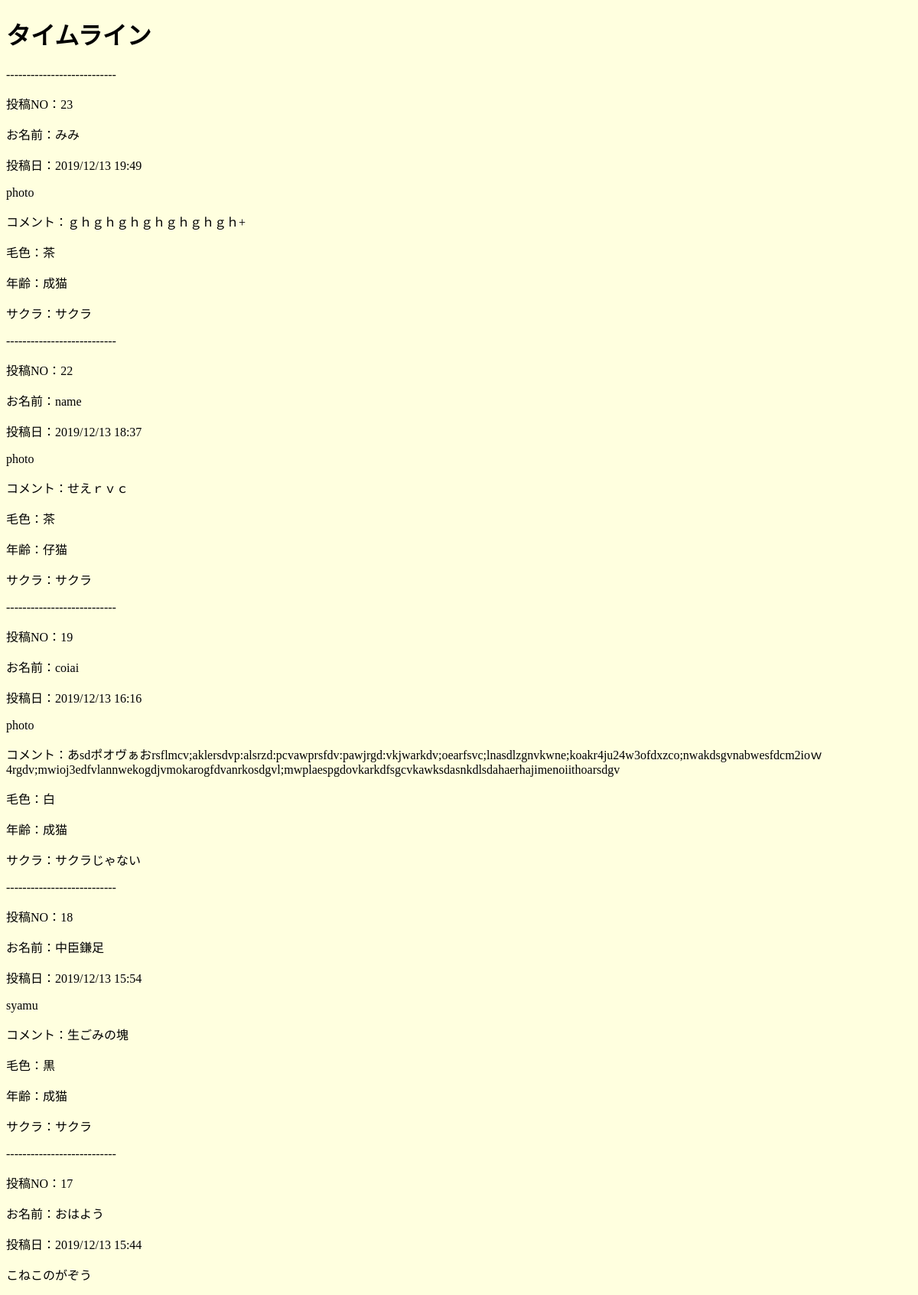
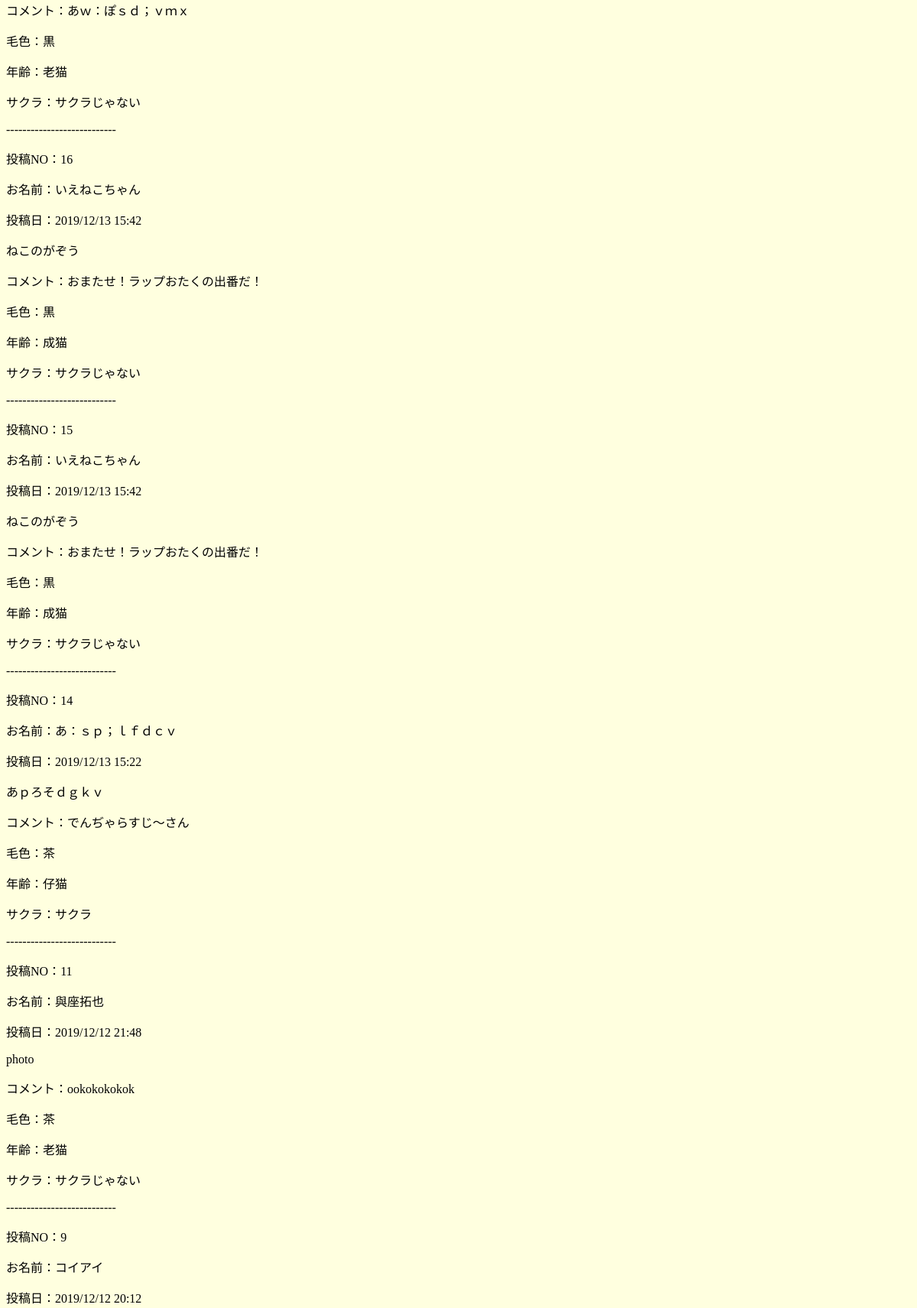
Screenshot of /noraneko (upper part) with the database file from the repository (2 pictures, top to bottom).
### tables this page shows
CREATE TABLE "cat" (
	"id"	INTEGER PRIMARY KEY AUTOINCREMENT,
	"name"	TEXT,
	"date"	TEXT,
	"imgpath"	TEXT,
	"comment"	TEXT,
	"color"	TEXT,
	"age"	TEXT,
	"ear"	TEXT,
	"genre"	TEXT
);

### cat2.py (the view)
@app.route("/noraneko")
def noraneko():
    conn = sqlite3.connect('cat.db')
    c = conn.cursor()
    c.execute("select id, name, date, imgpath, comment, color, age, ear from cat where genre = 'ノラ' order by id DESC limit 10")
    noraneko_list = []
    for n_cat in c.fetchall():
        noraneko_list.append({
            "id": n_cat[0],
            "name": n_cat[1],
            "date": n_cat[2],
            "imgpath": n_cat[3],
            "comment": n_cat[4],
            "color": n_cat[5],
            "age": n_cat[6],
            "ear": n_cat[7]
        })
    c.close()
    conn.commit()
    conn.close()
    return render_template("noraneko.html", nora_list = noraneko_list)

### templates/noraneko.html (shortened to what this page needs)
<!DOCTYPE html>
<html lang="en">
<head>
    <link rel="stylesheet" href="../static/css/style.css">
</head>
<body>
    <header>
        <h1>タイムライン</h1>
    </header>
    <p>---------------------------</p>
    {% for neko in nora_list %}
    <p>投稿NO：{{neko["id"]}}</p>
    <p>お名前：{{neko["name"]}}</p>
    <p>投稿日：{{neko["date"]}}</p>
    <p>{{neko["imgpath"]}}</p>
    <p>コメント：{{neko["comment"]}}</p>
    <p>毛色：{{neko["color"]}}</p>
    <p>年齢：{{neko["age"]}}</p>
    <p>サクラ：{{neko["ear"]}}</p>
    <p>---------------------------</p>
    {% endfor %}
</body>
</html>

### static/css/style.css (style rules this page uses)
body { background-color: #ffffdf; }

### rows the page displays
cat: id "23", name "みみ", date "2019/12/13 19:49", imgpath "photo", comment "ｇｈｇｈｇｈｇｈｇｈｇｈｇｈ+", color "茶", age "成猫", ear "サクラ"
cat: id "22", name "name", date "2019/12/13 18:37", imgpath "photo", comment "せえｒｖｃ", color "茶", age "仔猫", ear "サクラ"
cat: id "19", name "coiai", date "2019/12/13 16:16", imgpath "photo", comment "あsdポオヴぁおrsflmcv;aklersdvp:alsrzd:pcvawprsfdv:pawjrgd:vkjwarkdv;oearfsvc;lnasdlzgnvkwne;koakr4ju24w3ofdxzco;nwakdsgvnabwesfdcm2ioｗ4rgdv;mwioj3edfvlannwekogdjvmokarogfdvanrkosdgvl;mwplaespgdovkarkdfsgcvkawksdasnkdlsdahaerhajimenoiithoarsdgv", color "白", age "成猫", ear "サクラじゃない"
cat: id "18", name "中臣鎌足", date "2019/12/13 15:54", imgpath "syamu", comment "生ごみの塊", color "黒", age "成猫", ear "サクラ"
cat: id "17", name "おはよう", date "2019/12/13 15:44", imgpath "こねこのがぞう", comment "あｗ：ぽｓｄ；ｖｍｘ", color "黒", age "老猫", ear "サクラじゃない"
cat: id "16", name "いえねこちゃん", date "2019/12/13 15:42", imgpath "ねこのがぞう", comment "おまたせ！ラップおたくの出番だ！", color "黒", age "成猫", ear "サクラじゃない"
cat: id "15", name "いえねこちゃん", date "2019/12/13 15:42", imgpath "ねこのがぞう", comment "おまたせ！ラップおたくの出番だ！", color "黒", age "成猫", ear "サクラじゃない"
cat: id "14", name "あ：ｓｐ；ｌｆｄｃｖ", date "2019/12/13 15:22", imgpath "あｐろそｄｇｋｖ", comment "でんぢゃらすじ～さん", color "茶", age "仔猫", ear "サクラ"
cat: id "11", name "與座拓也", date "2019/12/12 21:48", imgpath "photo", comment "ookokokokok", color "茶", age "老猫", ear "サクラじゃない"
cat: id "9", name "コイアイ", date "2019/12/12 20:12"
